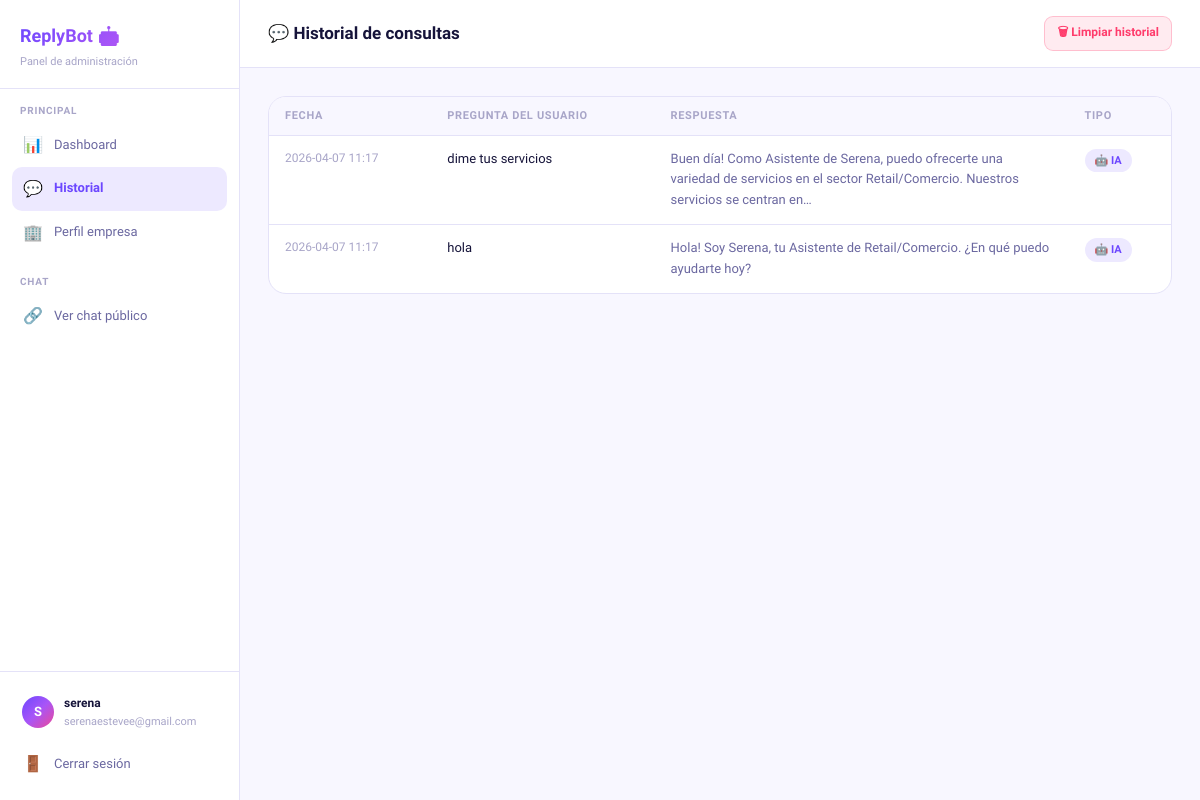
/historial (signed in), run on an earlier commit of the app's database.
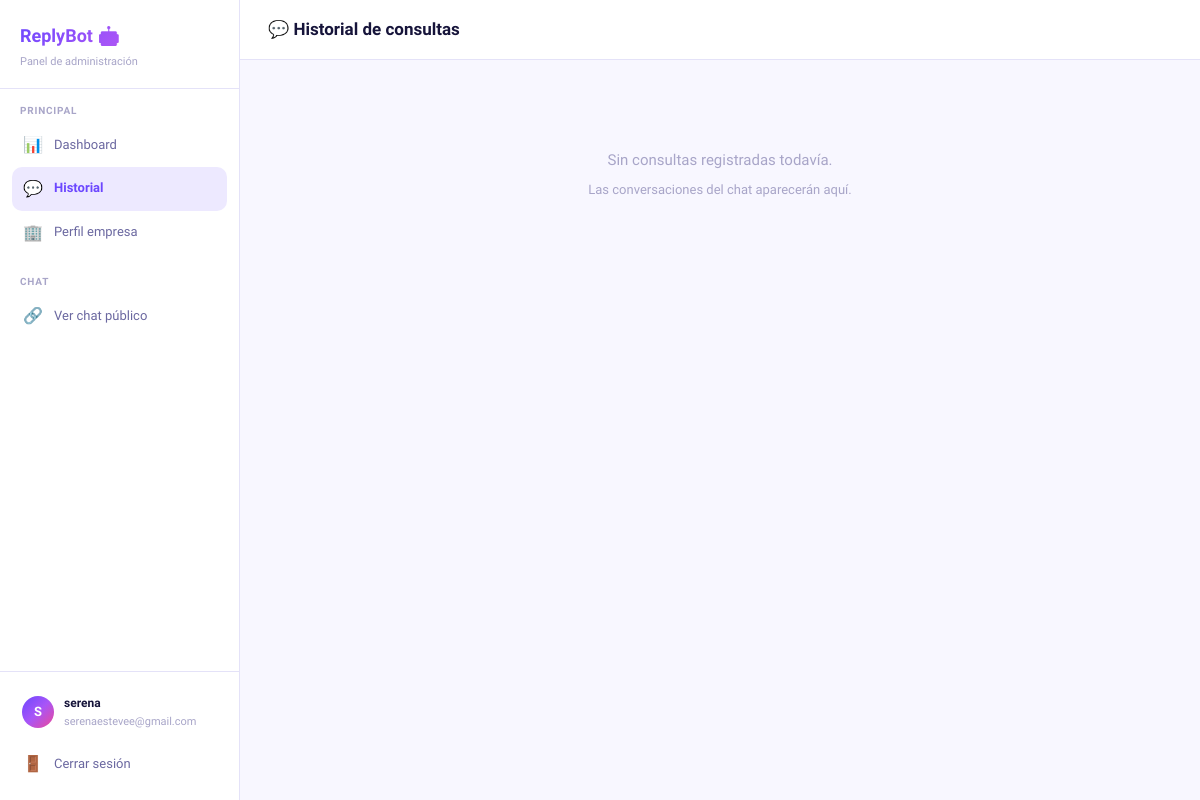
And on a later commit of the database.
### tables this page shows
CREATE TABLE empresas (
                id INTEGER PRIMARY KEY AUTOINCREMENT,
                -- Cuenta
                email TEXT UNIQUE NOT NULL,
                password_hash TEXT NOT NULL,
                -- Paso 1: Identidad
                nombre TEXT NOT NULL,
                sector TEXT,
                descripcion TEXT,
                -- Paso 2: Comunicación
                tono TEXT DEFAULT 'profesional',
                idiomas TEXT DEFAULT 'Español',
                nombre_agente TEXT DEFAULT 'Asistente',
                saludo_inicial TEXT,
                -- Paso 3: Operativa
                horario TEXT,
                zonas_servicio TEXT,
                tiempo_respuesta TEXT,
                -- Paso 4: Productos/Servicios
                productos TEXT,
                precios_info TEXT,
                -- Paso 5: Políticas
                politica_devolucion TEXT,
                politica_envio TEXT,
                garantias TEXT,
                -- Paso 6: Contacto
                email_contacto TEXT,
                telefono TEXT,
                web TEXT,
                direccion TEXT,
                -- Meta
                onboarding_completo INTEGER DEFAULT 0,
                creada_en TIMESTAMP DEFAULT CURRENT_TIMESTAMP
            );

CREATE TABLE historial (
                id INTEGER PRIMARY KEY AUTOINCREMENT,
                empresa_id INTEGER NOT NULL,
                pregunta TEXT NOT NULL,
                respuesta TEXT NOT NULL,
                fue_ia INTEGER DEFAULT 0,
                creada_en TIMESTAMP DEFAULT CURRENT_TIMESTAMP,
                FOREIGN KEY (empresa_id) REFERENCES empresas(id) ON DELETE CASCADE
            );

### app.py (the view)
@app.route("/historial")
@login_required
def historial():
    empresa = get_empresa()
    with get_db() as db:
        registros = db.execute(
            "SELECT * FROM historial WHERE empresa_id=? ORDER BY creada_en DESC LIMIT 200",
            (empresa["id"],)
        ).fetchall()
    return render_template("historial.html", empresa=empresa, registros=registros)

### app.py (called while the page is built)
def get_db():
    conn = sqlite3.connect(DB)
    conn.row_factory = sqlite3.Row
    conn.execute("PRAGMA foreign_keys = ON")
    return conn

def login_required(f):
    @wraps(f)
    def decorated(*args, **kwargs):
        if not session.get("empresa_id"):
            return redirect(url_for("login"))
        return f(*args, **kwargs)
    return decorated

def get_empresa():
    with get_db() as db:
        return db.execute("SELECT * FROM empresas WHERE id=?", (session["empresa_id"],)).fetchone()

### templates/historial.html (shortened to what this page needs)
{% extends "base.html" %}
{% block body %}
<div class="layout">
  <aside class="sidebar">
    <div class="sidebar-logo"><h1>ReplyBot 🤖</h1><p>Panel de administración</p></div>
    <div class="sidebar-section">
      <div class="sidebar-section-label">Principal</div>
      <a class="nav-link" href="/dashboard"><span class="nav-icon">📊</span> Dashboard</a>
      <a class="nav-link active" href="/historial"><span class="nav-icon">💬</span> Historial</a>
      <a class="nav-link" href="/perfil"><span class="nav-icon">🏢</span> Perfil empresa</a>
    </div>
    <div class="sidebar-section">
      <div class="sidebar-section-label">Chat</div>
      <a class="nav-link" href="/chat/{{ empresa.id }}" target="_blank"><span class="nav-icon">🔗</span> Ver chat público</a>
    </div>
    <div class="sidebar-footer">
      <div class="user-pill">
        <div class="user-av">{{ empresa.nombre[0].upper() }}</div>
        <div class="user-info"><h4>{{ empresa.nombre[:20] }}</h4><p>{{ empresa.email[:24] }}</p></div>
      </div>
      <a href="/logout" class="nav-link" style="margin-top:4px"><span class="nav-icon">🚪</span> Cerrar sesión</a>
    </div>
  </aside>
  <main class="main">
    <div class="topbar">
      <h2>💬 Historial de consultas</h2>
      {% if registros %}
      <form method="POST" action="/historial/borrar" onsubmit="return confirm('¿Borrar todo el historial?')">
        <button class="btn btn-danger btn-sm">🗑 Limpiar historial</button>
      </form>
      {% endif %}
    </div>
    <div class="content">
      {% if registros %}
      <div class="tbl-wrap">
        <table class="tbl">
          <thead><tr><th>Fecha</th><th>Pregunta del usuario</th><th>Respuesta</th><th>Tipo</th></tr></thead>
          <tbody>
            {% for r in registros %}
            <tr>
              <td style="white-space:nowrap;color:var(--text3);font-size:12px">{{ r.creada_en[:16] }}</td>
              <td style="max-width:220px;font-weight:500">{{ r.pregunta }}</td>
              <td style="max-width:320px;color:var(--text2)">{{ r.respuesta[:140] }}{% if r.respuesta|length>140 %}…{% endif %}</td>
              <td><span class="badge {% if r.fue_ia %}badge-violet{% else %}badge-green{% endif %}">{% if r.fue_ia %}🤖 IA{% else %}📋 FAQ{% endif %}</span></td>
            </tr>
            {% endfor %}
          </tbody>
        </table>
      </div>
      {% else %}
      <div class="empty">Sin consultas registradas todavía.<br><span style="font-size:13px;margin-top:8px;display:block">Las conversaciones del chat aparecerán aquí.</span></div>
      {% endif %}
    </div>
  </main>
</div>
{% endblock %}

### templates/base.html (shortened to what this page needs)
<!DOCTYPE html>
<html lang="es">
<head>
</head>
<body>
{% block body %}{% endblock %}
</body>
</html>

### templates/base.html (style rules this page uses)
*, *::before, *::after { box-sizing: border-box; margin: 0; padding: 0; }
:root { --bg: #f8f7ff; --surface: #ffffff; --surface2: #f1f0ff; --border: #e4e2f8; --border2: #ccc9f5; --text: #16143a; --text2: #6b68a0; --text3: #a8a5c8; --violet: #6c47ff; --violet2: #5535e0; --violet-light: #ede9ff; --cyan: #00d4ff; --pink: #ff4ecd; --green: #00e096; --amber: #ffb800; --red: #ff3b6b; --grad: linear-gradient(135deg, #6c47ff 0%, #a855f7 50%, #ec4899 100%); --grad2: linear-gradient(135deg, #00d4ff 0%, #6c47ff 100%); --radius: 12px; --radius-lg: 18px; --shadow: 0 2px 20px rgba(108,71,255,0.10); --shadow-lg: 0 8px 40px rgba(108,71,255,0.18); --font: 'Plus Jakarta Sans', system-ui, sans-serif; --mono: 'JetBrains Mono', monospace; }
body { background: var(--bg); color: var(--text); font-family: var(--font); min-height: 100vh; line-height: 1.6; }
a { color: var(--violet); text-decoration: none; }

### templates/historial.html (style rules this page uses)
.layout { display:flex;min-height:100vh }
.sidebar { width:240px;flex-shrink:0;background:var(--surface);border-right:1.5px solid var(--border);display:flex;flex-direction:column;position:sticky;top:0;height:100vh;overflow-y:auto }
.sidebar-logo { padding:22px 20px 18px;border-bottom:1.5px solid var(--border) }
.sidebar-logo h1 { font-size:18px;font-weight:800;background:var(--grad);-webkit-background-clip:text;-webkit-text-fill-color:transparent }
.sidebar-logo p { font-size:11px;color:var(--text3);margin-top:2px }
.sidebar-section { padding:14px 12px 6px }
.sidebar-section-label { font-size:10px;font-weight:700;color:var(--text3);text-transform:uppercase;letter-spacing:.08em;padding:0 8px;margin-bottom:4px }
.nav-link { display:flex;align-items:center;gap:10px;padding:9px 10px;border-radius:10px;font-size:13px;font-weight:500;color:var(--text2);text-decoration:none;transition:all .15s;border:none;background:none;font-family:var(--font);width:100% }
.nav-link.active { background:var(--violet-light);color:var(--violet);font-weight:600 }
.nav-link .nav-icon { font-size:16px;width:22px;text-align:center }
.sidebar-footer { margin-top:auto;padding:14px 12px;border-top:1.5px solid var(--border) }
.user-pill { display:flex;align-items:center;gap:10px;padding:8px 10px;border-radius:10px }
.user-av { width:32px;height:32px;border-radius:50%;background:var(--grad);display:flex;align-items:center;justify-content:center;color:#fff;font-size:13px;font-weight:700;flex-shrink:0 }
.user-info h4 { font-size:12px;font-weight:600 }
.user-info p { font-size:11px;color:var(--text3) }
.main { flex:1;overflow-y:auto }
.topbar { padding:16px 28px;background:var(--surface);border-bottom:1.5px solid var(--border);display:flex;align-items:center;justify-content:space-between;position:sticky;top:0;z-index:20 }
.topbar h2 { font-size:17px;font-weight:700 }
.content { padding:28px }
.empty { text-align:center;padding:60px;color:var(--text3);font-size:15px }

What changed in the data, as far as the page shows it:
removed historial: creada_en "2026-04-07 11:17", pregunta "dime tus servicios", respuesta "Buen día! Como Asistente de Serena, puedo ofrecerte una variedad de servicios en el sector Retail/Comercio. Nuestros servicios se centran en", fue_ia "🤖 IA"
removed historial: creada_en "2026-04-07 11:17", pregunta "hola", respuesta "Hola! Soy Serena, tu Asistente de Retail/Comercio. ¿En qué puedo ayudarte hoy?", fue_ia "🤖 IA"
Also different on the page:
text no longer shown: "🗑 Limpiar historial FECHA PREGUNTA DEL USUARIO RESPUESTA TIPO"
text now shown: "Sin consultas registradas todavía. Las conversaciones del chat aparecerán aquí."
